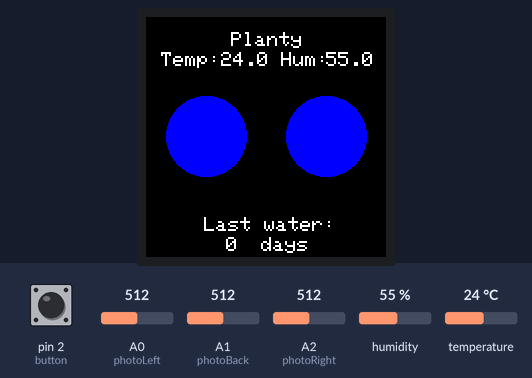
Simulated run of this sketch. Board: Arduino Uno, built with avr-gcc and run on an emulated ATmega328P. On the bench: 240×240 colour display. The inputs (shaded band) are chosen by the test bench; at power-on: A0 (photoLeft) = 512, humidity 55 %, A1 (photoBack) = 512, A2 (photoRight) = 512, temperature 24 °C, pin 2 (button) HIGH. What the sketch prints to the serial monitor is not drawn.

Above: at 1.4 s.
1.5 s: A0 (photoLeft) set to 536
At 1.82 s:
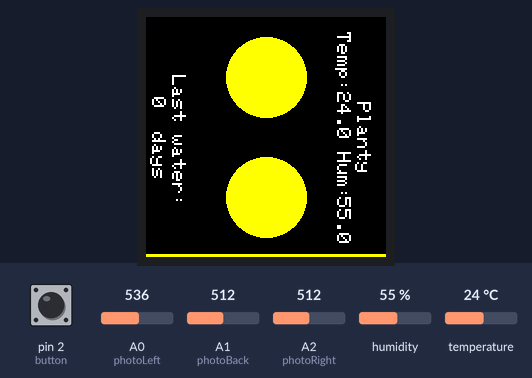
3.5 s: humidity set to 22 %
At 3.69 s:
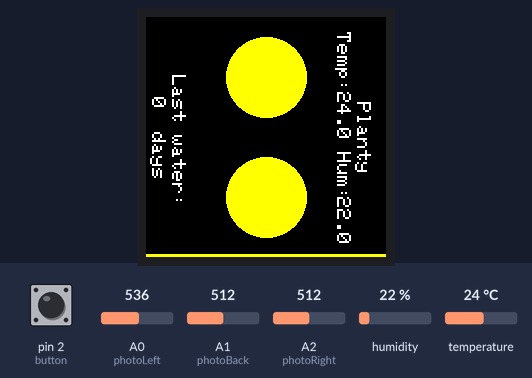
5.0 s: A1 (photoBack) set to 716
At 5.21 s:
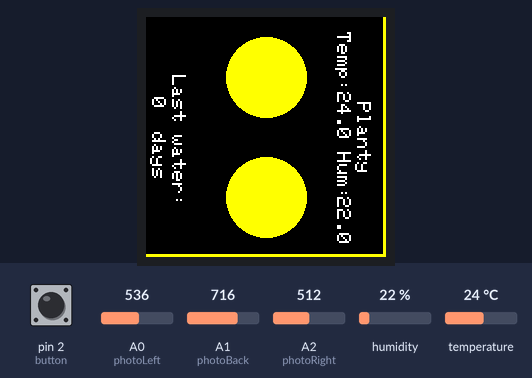
6.5 s: A2 (photoRight) set to 716
At 7.7 s:
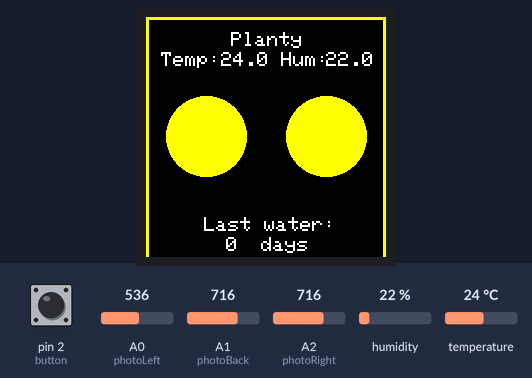
8.1 s: temperature set to 12 °C
At 8.5 s:
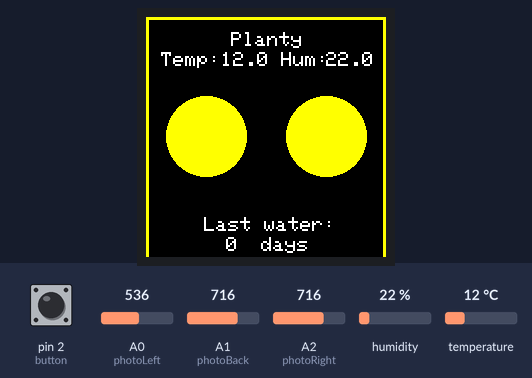
Timing chart, 0 to 10.6 s (numbered marks = the images above; inputs shaded):
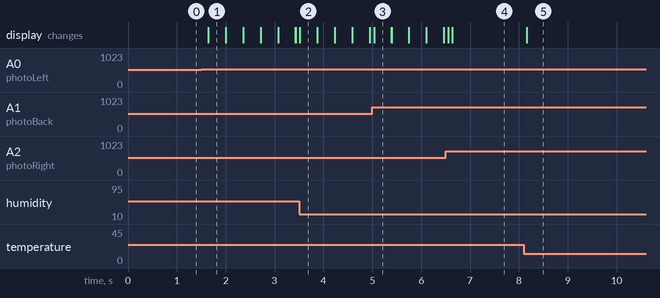

The sketch:

Planty.ino
```cpp
#include <Adafruit_GFX.h>    // Core graphics library
#include <Adafruit_ST7789.h> // Hardware-specific library for ST7789
#include <SPI.h>
#include <ezButton.h>
#include <dht.h>

#define TFT_CS 10
#define TFT_RST 8
#define TFT_DC 9
#define TFT_BL 7
#define DHT11_PIN 3
#define photoLeft A0
#define photoBack A1
#define photoRight A2

#define photoThresh 50


Adafruit_ST7789 tft = Adafruit_ST7789(TFT_CS, TFT_DC, TFT_RST);
dht DHT;


const int SHORT_PRESS_TIME = 700;
const int LONG_PRESS_TIME  = 700;
const int LONG_LONG_PRESS_TIME  = 2000;
ezButton button(2);  // create ezButton object that attach to pin 2;
unsigned long pressedTime  = 0;
unsigned long releasedTime = 0;


//https://www.instructables.com/TESTED-Timekeeping-on-ESP8266-Arduino-Uno-WITHOUT-/
unsigned long timeNow = 0;
unsigned long timeLast = 0;
//Time start Settings:
int startingHour = 0; // set your starting hour here, not below at int hour. This ensures accurate daily correction of time
int seconds = 0;
int minutes = 0; //set starting minutes
int hours = startingHour;
int days = 0;
//Accuracy settings
int dailyErrorFast = 0; // set the average number of milliseconds your microcontroller's time is fast on a daily basis
int dailyErrorBehind = 0; // set the average number of milliseconds your microcontroller's time is behind on a daily basis
int correctedToday = 1; // do not change this variable, one means that the time has already been corrected today for the error in your boards crystal. This is true for the first day because you just set the time when you uploaded the sketch.
char TEXTE[5];


void setup(void) {
  Serial.begin(115200);
  Serial.println(F("Hello! - Planty")); //F passes from flash memory, doesnt use up RAM
  button.setDebounceTime(50);

  tft.init(240, 240);   // Init ST7789 240x240
  //tft.setSPISpeed(40000000);
  digitalWrite(TFT_BL, LOW); //does nothing it seems
  tft.fillScreen(ST77XX_BLACK);

  //pinMode(button, INPUT_PULLUP);
  pinMode(photoLeft, INPUT); //0-1023
  pinMode(photoBack, INPUT);
  pinMode(photoRight, INPUT);

  // tft.fillCircle(120, 60, 40, ST77XX_BLUE); //x(up),y(right),r
  // tft.fillCircle(190, 40, 40, ST77XX_BLACK);
  // // tft.fillCircle(110, 60, 25, ST77XX_WHITE);
  // // tft.fillCircle(100, 70, 10, ST77XX_BLACK);
  // tft.fillCircle(120, 180, 40, ST77XX_BLUE); //x,y,r
  // tft.fillCircle(190, 200, 40, ST77XX_BLACK);
}

void loop() {
  button.loop(); // MUST call the loop() function first
  if(button.isPressed()) pressedTime = millis();
  if(button.isReleased()) {
    releasedTime = millis();
    long pressDuration = releasedTime - pressedTime;
    if(pressDuration < SHORT_PRESS_TIME){
      Serial.println("Short press");
      minutes=0; hours=0; days=0; //reset timer
    }
    if(pressDuration > LONG_LONG_PRESS_TIME){
      Serial.println("Long Long press");
      //do long long press task
    }
    else if(pressDuration > LONG_PRESS_TIME){
      Serial.println("Long press");
      //do long press task
    }
  }

  timeKeep();
  photoBars(3);

  if(days >= 30){
    //dead face

  }
  else if(days >= 3){
    //need water face
    tft.fillCircle(120, 60, 40, ST77XX_BLUE); //x(up),y(right),r
    tft.fillCircle(190, 40, 40, ST77XX_BLACK);
    tft.fillCircle(120, 180, 40, ST77XX_BLUE); //x,y,r
    tft.fillCircle(190, 200, 40, ST77XX_BLACK);
  }
  else if(photoRead("L")>50 || photoRead("R")>50 || photoRead("B")>50){
    //happy sun face
    tft.fillCircle(120, 60, 40, ST77XX_YELLOW); //x(up),y(right),r
    tft.fillCircle(120, 180, 40, ST77XX_YELLOW); //x,y,r
  }
  else{// if(days < 3){
    tft.fillCircle(120, 60, 40, ST77XX_BLUE); //x(up),y(right),r
    tft.fillCircle(120, 180, 40, ST77XX_BLUE); //x,y,r
  }

  String(dhtRead("T")).toCharArray(TEXTE, 5);
  tft.setTextColor(ST77XX_WHITE, ST77XX_BLACK);
  tft.setTextSize(2);
  tft.setRotation(1);
  tft.setCursor((tft.width()/2)-35, 15);
  tft.write("Planty");
  tft.setCursor((tft.width()/2)-105, 35);
  tft.write("Temp: ");
  tft.setCursor((tft.width()/2)-45, 35);
  tft.write(TEXTE);
  String(dhtRead("H")).toCharArray(TEXTE, 5);
  tft.setCursor((tft.width()/2)+15, 35);
  tft.write("Hum: ");
  tft.setCursor((tft.width()/2)+60, 35);
  tft.write(TEXTE);

  String(days).toCharArray(TEXTE, 5);
  tft.setCursor((tft.width()/2)-62, tft.height()-40);
  tft.write("Last water: ");
  tft.setCursor((tft.width()/2)-40, tft.height()-20);
  tft.write(TEXTE);
  tft.setCursor((tft.width()/2)-5, tft.height()-20);
  tft.write("days");
  tft.setRotation(0);

}


void drawEye(int x, int y, int r, bool inverse){
  if(!inverse)tft.fillCircle(x, y, r, ST77XX_BLUE); //x,y,r
  else tft.fillCircle(x, y, r, ST77XX_BLACK);
  //
}

int photoRead(String x){ //0=left, 1=right, 2=back
  if(x == "left" || x == "L")
    return (int)map(analogRead(photoLeft), 0, 1023, 0, 100);
  if(x == "right" || x == "R")
    return (int)map(analogRead(photoRight), 0, 1023, 0, 100);
  if(x == "back" || x == "B")
    return (int)map(analogRead(photoBack), 0, 1023, 0, 100);
}

double dhtRead(String x){
  DHT.read11(DHT11_PIN);
  if(x == "temp" || x == "T")
    return (double)DHT.temperature;
  if(x == "hum" || x == "H")
    return (double)DHT.humidity;
}

void photoBars(int barWidth){
  if(photoRead("R") > photoThresh){
    //Serial.println("Left Photo Bright");
    tft.fillRect(0, 0, tft.width(), barWidth, ST77XX_YELLOW);
  }
  else
    tft.fillRect(0, 0, tft.width(), barWidth, ST77XX_BLACK);
  if(photoRead("B") > photoThresh){
    //Serial.println("Right Photo Bright");
    tft.fillRect(tft.width()-barWidth, 0,  barWidth, tft.height(), ST77XX_YELLOW);
  }
  else
    tft.fillRect(tft.width()-barWidth, 0,  barWidth, tft.height(), ST77XX_BLACK);
  if(photoRead("L") > photoThresh){
    //Serial.println("Back Photo Bright");
    tft.fillRect(0, tft.height()-barWidth, tft.width(), barWidth, ST77XX_YELLOW);
  }
  else
    tft.fillRect(0, tft.height()-barWidth, tft.width(), barWidth, ST77XX_BLACK);
}

void timeKeep(){
  timeNow = millis()/1000; // the number of milliseconds that have passed since boot
  seconds = timeNow - timeLast;//the number of seconds that have passed since the last time 60 seconds was reached.

  if (seconds == 60) {
    timeLast = timeNow;
    minutes = minutes + 1;
  }
  //if one minute has passed, start counting milliseconds from zero again and add one minute to the clock.
  if (minutes == 60){
    minutes = 0;
    hours = hours + 1;
  }
  // if one hour has passed, start counting minutes from zero and add one hour to the clock
  if (hours == 24){
    hours = 0;
    days = days + 1;
    }

  //if 24 hours have passed , add one day
  if (hours ==(24 - startingHour) && correctedToday == 0){
    delay(dailyErrorFast*1000);
    seconds = seconds + dailyErrorBehind;
    correctedToday = 1;
  }
  //every time 24 hours have passed since the initial starting time and it has not been reset this day before, add milliseconds or delay the progran with some milliseconds.
  //Change these varialbes according to the error of your board.
  // The only way to find out how far off your boards internal clock is, is by uploading this sketch at exactly the same time as the real time, letting it run for a few days
  // and then determine how many seconds slow/fast your boards internal clock is on a daily average. (24 hours).
  if (hours == 24 - startingHour + 2) {
    correctedToday = 0;
  }
  //let the sketch know that a new day has started for what concerns correction, if this line was not here the arduiono
  // would continue to correct for an entire hour that is 24 - startingHour.
}

//   Serial.print("The time is:           ");
//   Serial.print(days);
//   Serial.print(":");
//   Serial.print(hours);
//   Serial.print(":");
//   Serial.print(minutes);
//   Serial.print(":");
//   Serial.println(seconds);


// ST77XX_MAGENTA
// tft.fillScreen(BLACK);
// tft.setCursor(0, 0);
// tft.fillScreen(ST77XX_BLACK);
// tft.setTextColor(ST77XX_WHITE);
// tft.setTextSize(0);
// tft.drawRoundRect(x, y, w, h, 5, color);
// tft.drawTriangle(w, y, y, x, z, x, color);
// tft.drawCircle(x, y, radius, color);
// tft.fillCircle(x, y, radius, color);
// tft.fillRect(tft.width()/2 -x/2, tft.height()/2 -x/2 , x, x, color1);
// tft.drawRect(tft.width()/2 -x/2, tft.height()/2 -x/2 , x, x, color2);
// tft.width();
// tft.height();
// tft.invertDisplay(true);
```

Measured:
- the behaviour switches between 521 and 522 on A0 (photoLeft) (found by bisection; images 0 and 1)
- after the input at 1.5 s, the display: first changes after 0.14 s (image 1 shows a later state)
- after the input at 3.5 s, the display: changes at once (image 2)
- after the input at 5.0 s, the display: changes at once (image 3)
- after the input at 6.5 s, the display: first changes after 0.05 s (image 4 shows a later state)
- after the input at 8.1 s, the display: changes after 0.06 s (image 5)
